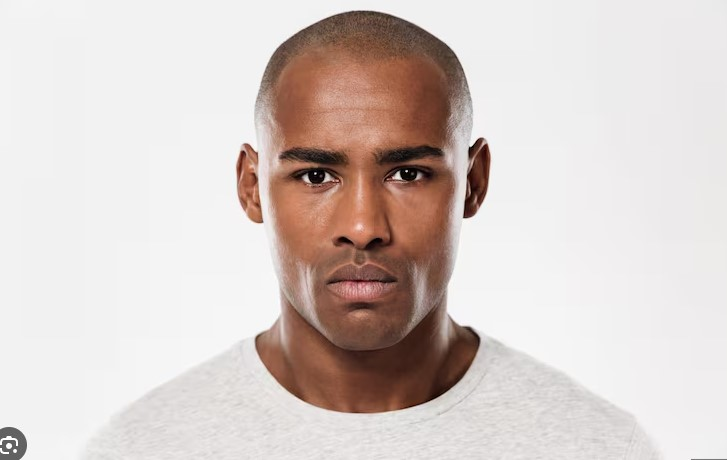
#> input picture face4.jpg, 727 x 460 px
$ jupyter execute Eyes_Catching_HW1.ipynb
#> lines starting #> are read from the running program, lines starting #| are printed output that depends on the picture; after the words box and inside, x2 and y2 are one past the last pixel; in counts of white or black regions, pixels touching at a corner belong together
<a href="https://colab.research.google.com/github/WeiDeHuang1019/eyes-catching/blob/main/Eyes_Catching_HW1.ipynb" target="_parent"></a>

# Eyes-Catching 嵌入式影像處理HW1[F114112124黃維得]

## (1)find ROI part

[cell 1]
import numpy as np
import cv2
from google.colab.patches import cv2_imshow

#讀取圖片
im = cv2.imread("face4.jpg")
#> im is the input picture: shape (460, 727, 3); mean B, G, R 200.5, 204.5, 215.4
im_drawCircle = im.copy()
#im = cv2.convertScaleAbs(im, alpha=2, beta=0)
cv2_imshow(im)

#取得圖片寬
img_width=im.shape[1]
#> img_width = 727
#dot = int(img_width/10)
print("Image Width =", img_width)
#| Image Width = 727

#轉灰階
img_gray = cv2.cvtColor(im, cv2.COLOR_BGR2GRAY)
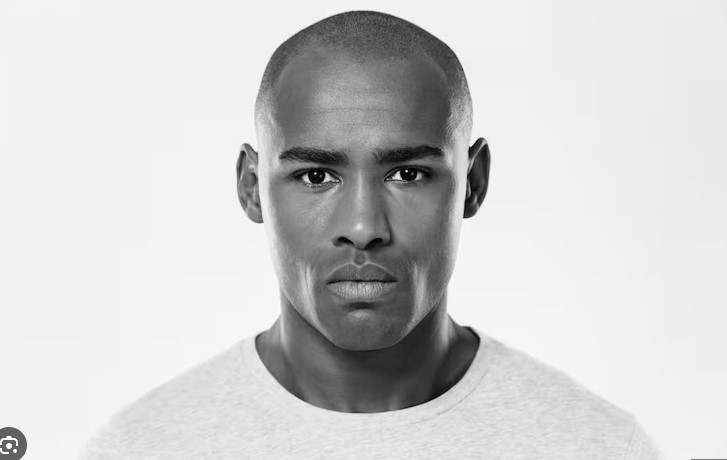
#> img_gray: shape (460, 727); min 0, max 255, mean 207.3
cv2_imshow(img_gray)

#二質化
A, th = cv2.threshold(img_gray, 215, 255, cv2.THRESH_BINARY_INV)
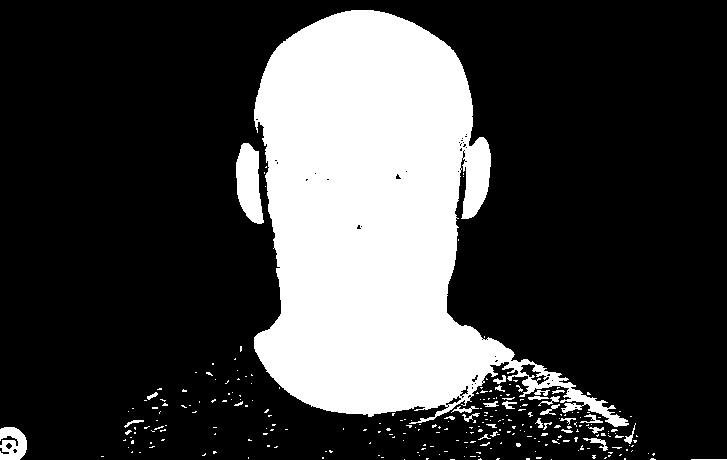
#> th: shape (460, 727); 25.1% white; 267 white regions (235 under 20 px), largest, box (x1, y1, x2, y2) and area: (254, 10, 629, 427) 79056, (236, 143, 264, 224) 1574, (0, 427, 27, 460) 678
cv2_imshow(th)

#逐列掃描分析輪廓分布 ->找臉中心
H, W = th.shape
#> H = 460; W = 727
x_centers = []
rows = []
for y in range(H):
    xs = np.where(th[y] > 0)[0]  # 找這一列所有「人」的 pixel
    if len(xs) < 10:  # 太少代表不是有效列（例如雜訊）
        continue
    x_left = xs[0]
    x_right = xs[-1]
    width = x_right - x_left
    x_mid = (x_left + x_right) / 2.0
    x_centers.append(x_mid)
    rows.append((y, x_left, x_right, width, x_mid))
#> this loop made 460 passes
#> (x_left, x_right, width, x_mid) on passes 11 to 13: (351, 373, 22, 362), (345, 379, 34, 362), (341, 384, 43, 362.5)
#> after the loop, rows = 450 items, first 6: (10, 351, 373, 22, 362), (11, 345, 379, 34, 362), (12, 341, 384, 43, 362.5), (13, 337, 388, 51, 362.5), (14, 334, 391, 57, 362.5), (15, 331, 394, 63, 362.5); x_centers = 450 values, max 523.5 at index 407, min 303 at index 447, mean 366.3
x_face = int(np.median(x_centers)) #臉中心(x軸)
#> x_face = 363
print("Face center x =", x_face)
#| Face center x = 363

# 抓頭頂位置
y_top = rows[0][0] #頭頂位置(y軸)
#> y_top = 10
print("y_top =", y_top)
#| y_top = 10
ys = np.array([r[0] for r in rows])
#> ys = 450 values from 10 to 459
widths = np.array([r[3] for r in rows])
#> widths = 450 values, max 726 at index 449, min 22 at index 0, mean 257.2

# 抓脖子位置
y_min_search = int(H * 0.15)
#> y_min_search = 69
y_max_search = int(H * 0.65)
#> y_max_search = 299
candidate = [(y, w) for (y, _, _, w, _) in rows if y_min_search <= y <= y_max_search]
#> candidate = 231 pairs, first value 69 to 299, second value 166 to 254
y_vals = np.array([c[0] for c in candidate])
#> y_vals = 231 values from 69 to 299
w_vals = np.array([c[1] for c in candidate])
#> w_vals = 231 values, max 254 at index 93, min 166 at index 225, mean 211.5
idx = np.argmin(w_vals)
#> idx = 225
y_neck = int(y_vals[idx]) #脖子位置(y軸)
#> y_neck = 294
print("y_neck =", y_neck)
#| y_neck = 294

# 定義單位長度
dot = int((y_neck - y_top)/10)
#> dot = 28
print("dot =", dot)
#| dot = 28

# 抓眼睛位置
head_h = y_neck - y_top
#> head_h = 284
y_eye_center = int(y_top + 0.55 * head_h) #眼睛位置(y軸)
#> y_eye_center = 166
y1 = int(y_top + 0.25 * head_h)
#> y1 = 81
y2 = int(y_top + 0.50 * head_h)
#> y2 = 152
print("eye center y =", y_eye_center)
#| eye center y = 166
print("eye ROI y-range =", y1, y2)
#| eye ROI y-range = 81 152

# 以臉與眼睛中心，畫 ROI 範圍
x1 = max(x_face - int(dot*3), 0)
#> x1 = 279
y1 = max(y_eye_center - int(dot*1.2), 0)
#> y1 = 133
x2 = min(x_face + int(dot*3), im.shape[1])
#> x2 = 447
y2 = min(y_eye_center + int(dot*1.2), im.shape[0])
#> y2 = 199
box_width = x2 - x1
#> box_width = 168
box_height = y2 - y1
#> box_height = 66
roi = im[y1:y2, x1:x2].copy()
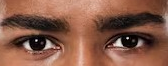
#> roi: shape (66, 168, 3); mean B, G, R 71.8, 90.2, 136
cv2.rectangle(im, (x1, y1), (x2, y2), (255, 0, 0), 2)
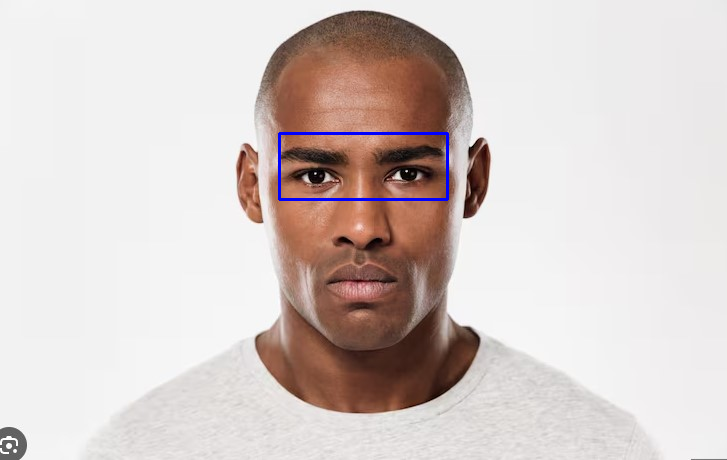
#> im: shape (460, 727, 3); 0.42% of pixels changed, all inside (x1, y1, x2, y2) = (278, 132, 449, 201)
cv2_imshow(im)

##(2)find eyeball part

二質化粗略抓出瞳孔區塊

[cell 2]
im_drawCircle = im.copy()
cv2_imshow(roi)
# 高斯模糊
#roi = cv2.GaussianBlur(roi, (9, 9), 0)
# 轉灰階
roi_gray = cv2.cvtColor(roi, cv2.COLOR_BGR2GRAY)
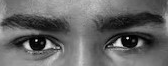
#> roi_gray: shape (66, 168); min 0, max 244, mean 101.8
cv2_imshow(roi_gray)
# 二質化抓最黑瞳孔
th = np.percentile(roi_gray, 1) # 自適應找最黑的 5%
#> th = 5
_, th_in_roi = cv2.threshold(roi_gray, th, 255, cv2.THRESH_BINARY_INV)
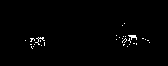
#> th_in_roi: shape (66, 168); 1% white in thin lines or dots, all inside (x1, y1, x2, y2) = (25, 23, 150, 49)
cv2_imshow(th_in_roi)
# open
th_in_roi = cv2.morphologyEx(th_in_roi, cv2.MORPH_CLOSE, np.ones((int(box_height/10), int(box_height/10)), np.uint8))
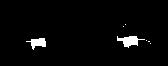
#> th_in_roi: shape (66, 168); 2.7% white; 7 white regions (5 under 20 px), largest, box (x1, y1, x2, y2) and area: (117, 36, 145, 48) 166, (26, 38, 46, 50) 127
cv2_imshow(th_in_roi)

抓出兩群的群心位置

[cell 3]
# 找連通元件
num_labels, labels, stats, centroids = cv2.connectedComponentsWithStats(th_in_roi, connectivity=8)
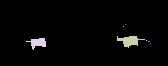
#> labels: shape (66, 168) int32; 8 distinct labels, from 0 to 7; one colour per label, 0 black
#> num_labels = 8; stats = [[0, 0, 168, 66, 10789], [125, 24, 1, 1, 1], [123, 26, 1, 1, 1], [117, 36, 28, 12, 166], [26, 38, 20, 12, 127], [146, 40, 1, 1, 1], [148, 41, 2, 1, 2], [150, 43, 1, 1, 1]]; centroids = [[83.31, 32.26], [125, 24], [123, 26], [129.1, 40.45], [37.47, 42.3], [146, 40], [148.5, 41], [150, 43]]

# 收集候選白色群
components = []
for i in range(1, num_labels):   # 0 是背景
    area = stats[i, cv2.CC_STAT_AREA]
    if area > 3:   # 面積門檻，可自己調
        cx, cy = centroids[i]
        components.append({
            "label": i,
            "area": area,
            "cx": cx,
            "cy": cy
        })
#> this loop made 7 passes
#> (area, cx, cy) on passes 3 to 4: (166, 129.1, 40.45), (127, 37.47, 42.3)
#> after the loop, components = 2 items

# 依 x 座標排序（左到右）
components = sorted(components, key=lambda c: c["cx"])

# 如果想只取兩群，可取前兩個面積最大的，或左右各一群
# 這張圖通常直接取面積最大的兩群就可以
components = sorted(components, key=lambda c: c["area"], reverse=True)[:2]
components = sorted(components, key=lambda c: c["cx"])  # 再排成左、右

# 畫結果
result = cv2.cvtColor(th_in_roi, cv2.COLOR_GRAY2BGR)

for idx, comp in enumerate(components):
    cx, cy = int(comp["cx"]), int(comp["cy"])
    cv2.circle(result, (cx, cy), 3, (0, 0, 255), -1)
    cv2.putText(result, f"({cx},{cy})", (cx+5, cy-5),
                cv2.FONT_HERSHEY_SIMPLEX, 0.35, (0,255,0), 1)
    print(f"group {idx+1}: center = ({cx}, {cy}), area = {comp['area']}")
#> this loop made 2 passes
#> (comp, cx, cy) on passes 1 to 2: ({'label': 4, 'area': 127, 'cx': 37.47, 'cy': 42.3}, 37, 42), ({'label': 3, 'area': 166, 'cx': 129.1, 'cy': 40.45}, 129, 40)
#| group 1: center = (37, 42), area = 127
#| group 2: center = (129, 40), area = 166
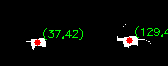
#> result: shape (66, 168, 3); mean B, G, R 5.5, 9.5, 6.8

cv2_imshow(result)
im_drawCircle = im.copy()

for idx, comp in enumerate(components):
    cx, cy = int(comp["cx"]), int(comp["cy"])
    cv2.circle(im_drawCircle, (cx+x1, cy+y1), int(box_height/20), (0, 0, 255), -1)
    cv2.putText(im_drawCircle, f"({cx+x1},{cy+y1})", (cx+x1+5, cy+y1-5),
                cv2.FONT_HERSHEY_SIMPLEX, 0.35, (0,255,0), 1)
    print(f"group {idx+1}: center = ({cx+x1}, {cy+y1}), area = {comp['area']}")
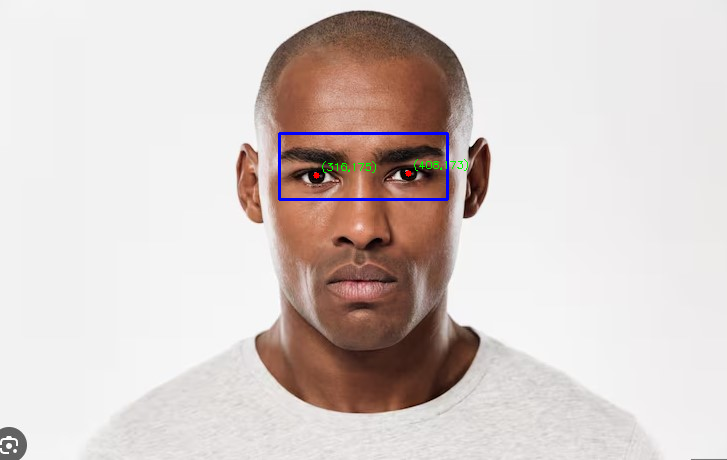
#> im_drawCircle: shape (460, 727, 3); 0.09% of pixels changed, all inside (x1, y1, x2, y2) = (313, 159, 468, 179)
cv2_imshow(im_drawCircle)

$ run again, with face2.jpg copied over face4.jpg
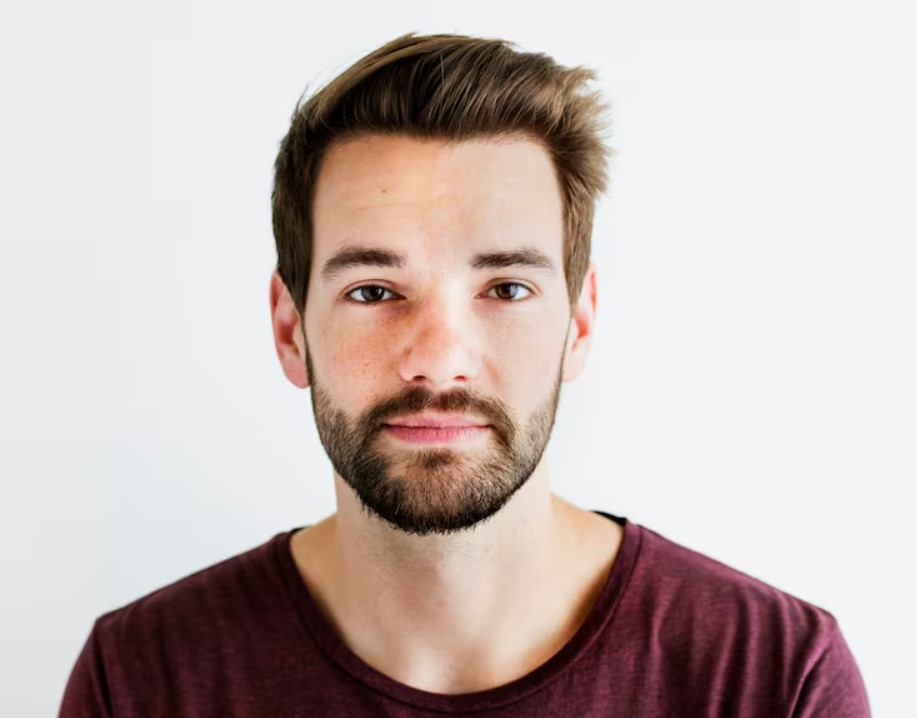
#> input picture face2.jpg, 917 x 718 px
#> im is the input picture: shape (718, 917, 3); mean B, G, R 180.6, 184, 197.9
#| Image Width = 917
#> the loop `for y in range(H):` made 718 passes
#> (x_left, x_right, width, x_mid) on passes 34 to 36: (407, 453, 46, 430), (405, 456, 51, 430.5), (402, 469, 67, 435.5)
#> after the loop `for y in range(H):`: rows = 685 items, first 6: (33, 407, 453, 46, 430), (34, 405, 456, 51, 430.5), (35, 402, 469, 67, 435.5), (36, 399, 470, 71, 434.5), (37, 398, 482, 84, 440), (38, 396, 499, 103, 447.5); x_centers = 685 values, max 476.5 at index 490, min 420.5 at index 320, mean 446.3
#> x_face = 440
#| Face center x = 440
#> y_top = 33
#| y_top = 33
#> ys = 685 values from 33 to 717
#> widths = 685 values, max 816 at index 681, min 46 at index 0, mean 388.8
#> candidate = 360 pairs, first value 107 to 466, second value 205 to 336
#> y_vals = 360 values from 107 to 466
#> w_vals = 360 values, max 336 at index 72, min 205 at index 359, mean 298.2
#> idx = 359
#> y_neck = 466
#| y_neck = 466
#> dot = 43
#| dot = 43
#> head_h = 433
#> y_eye_center = 271
#> `y1 = int(y_top + 0.25 * head_h)`: y1 = 141
#> `y2 = int(y_top + 0.50 * head_h)`: y2 = 249
#| eye center y = 271
#| eye ROI y-range = 141 249
#> x1 = 311
#> `y1 = max(y_eye_center - int(dot*1.2), 0)`: y1 = 220
#> x2 = 569
#> `y2 = min(y_eye_center + int(dot*1.2), im.shape[0])`: y2 = 322
#> box_width = 258
#> box_height = 102
#> im: shape (718, 917, 3); 0.33% of pixels changed, all inside (x1, y1, x2, y2) = (310, 219, 571, 324)
#> `th = np.percentile(roi_gray, 1)`: th = 26
#> labels: shape (102, 258) int32; 8 distinct labels, from 0 to 7
#> num_labels = 8; stats = [[0, 0, 258, 102, 25880], [53, 38, 6, 3, 8], [187, 39, 2, 1, 2], [193, 41, 1, 1, 1], [185, 65, 21, 15, 162], [44, 67, 31, 15, 245], [37, 74, 2, 2, 3], [86, 75, 9, 5, 15]]; centroids = [[128.8, 50.14], [55.25, 39], [187.5, 39], [193, 41], [193.5, 70.91], [62.64, 73.33], [37.33, 74.33], [89, 78.2]]
#> the loop `for i in range(1, num_labels):` made 7 passes
#> (area, cx, cy) on passes 4 to 5: (162, 193.5, 70.91), (245, 62.64, 73.33)
#> after the loop `for i in range(1, num_labels):`: components = 4 items
#> `components = sorted(components, key=lambda c: c["area"], reverse=True)..`: components = 2 items
#> the loop `for idx, comp in enumerate(components):` made 2 passes
#> (comp, cx, cy) on passes 1 to 2: ({'label': 5, 'area': 245, 'cx': 62.64, 'cy': 73.33}, 62, 73), ({'label': 4, 'area': 162, 'cx': 193.5, 'cy': 70.91}, 193, 70)
#> (printed output is left out)
#> after the loop `for idx, comp in enumerate(components):`:
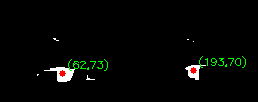
#> result: shape (102, 258, 3); mean B, G, R 3.6, 5.7, 4.2
#> after the loop `for idx, comp in enumerate(components):`:
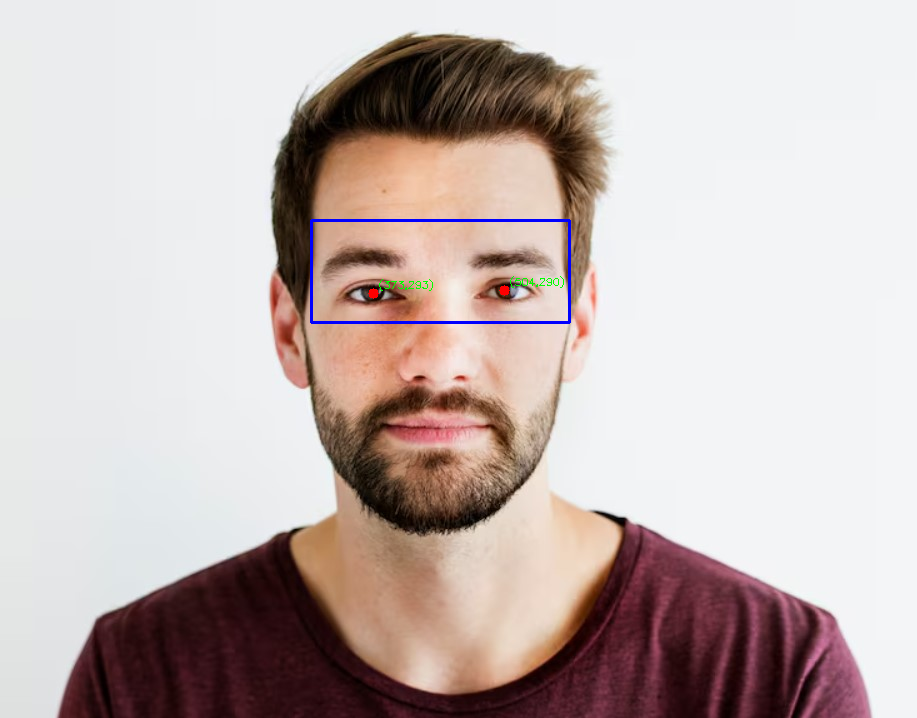
#> im_drawCircle: shape (718, 917, 3); mean B, G, R 180.9, 183.5, 197.2

$ run again, with face3.jpg copied over face4.jpg
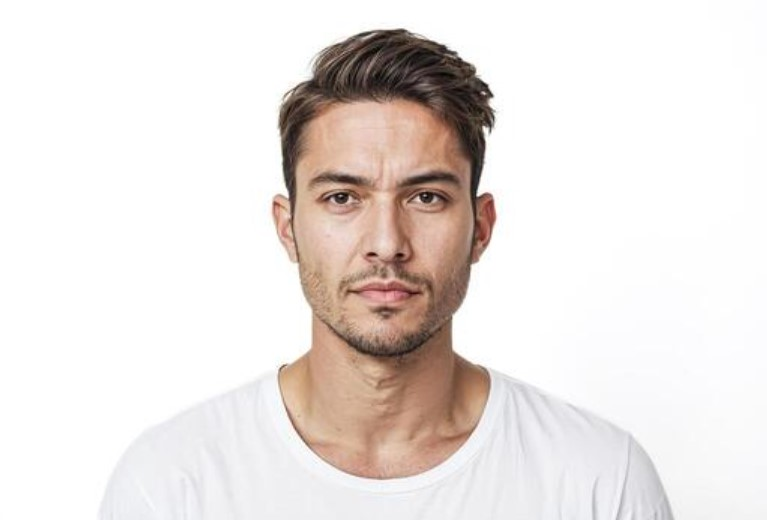
#> input picture face3.jpg, 767 x 520 px
#> im is the input picture: shape (520, 767, 3); mean B, G, R 224, 227.1, 233.8
#| Image Width = 767
#> the loop `for y in range(H):` made 520 passes
#> (x_left, x_right, width, x_mid) on passes 30 to 32: (377, 406, 29, 391.5), (371, 407, 36, 389), (364, 409, 45, 386.5)
#> after the loop `for y in range(H):`: rows = 491 items, first 6: (29, 377, 406, 29, 391.5), (30, 371, 407, 36, 389), (31, 364, 409, 45, 386.5), (32, 361, 411, 50, 386), (33, 358, 417, 59, 387.5), (34, 355, 420, 65, 387.5); x_centers = 491 values, max 641.5 at index 451, min 379 at index 334, mean 417.7
#> x_face = 385
#| Face center x = 385
#> y_top = 29
#| y_top = 29
#> ys = 491 values from 29 to 519
#> widths = 491 values, max 333 at index 412, min 29 at index 0, mean 194.3
#> candidate = 261 pairs, first value 78 to 338, second value 139 to 224
#> y_vals = 261 values from 78 to 338
#> w_vals = 261 values, max 224 at index 137, min 139 at index 248, mean 191.5
#> idx = 248
#> y_neck = 326
#| y_neck = 326
#> dot = 29
#| dot = 29
#> head_h = 297
#> y_eye_center = 192
#> `y1 = int(y_top + 0.25 * head_h)`: y1 = 103
#> `y2 = int(y_top + 0.50 * head_h)`: y2 = 177
#| eye center y = 192
#| eye ROI y-range = 103 177
#> x1 = 298
#> `y1 = max(y_eye_center - int(dot*1.2), 0)`: y1 = 158
#> x2 = 472
#> `y2 = min(y_eye_center + int(dot*1.2), im.shape[0])`: y2 = 226
#> box_width = 174
#> box_height = 68
#> im: shape (520, 767, 3); 0.36% of pixels changed, all inside (x1, y1, x2, y2) = (297, 157, 474, 228)
#> `th = np.percentile(roi_gray, 1)`: th = 36
#> labels: shape (68, 174) int32; 7 distinct labels, from 0 to 6
#> num_labels = 7; stats = [[0, 0, 174, 68, 11662], [126, 19, 14, 4, 31], [46, 23, 1, 1, 1], [117, 24, 4, 2, 5], [123, 35, 25, 10, 77], [38, 36, 13, 7, 54], [30, 41, 2, 1, 2]]; centroids = [[86.28, 33.48], [132.1, 20.87], [46, 23], [118.4, 24.8], [131.7, 38.39], [43.87, 38.5], [30.5, 41]]
#> the loop `for i in range(1, num_labels):` made 6 passes
#> (area, cx, cy) on passes 1, 4, 5: (31, 132.1, 20.87), (77, 131.7, 38.39), (54, 43.87, 38.5)
#> after the loop `for i in range(1, num_labels):`: components = 4 items
#> `components = sorted(components, key=lambda c: c["area"], reverse=True)..`: components = 2 items
#> the loop `for idx, comp in enumerate(components):` made 2 passes
#> (comp, cx, cy) on passes 1 to 2: ({'label': 5, 'area': 54, 'cx': 43.87, 'cy': 38.5}, 43, 38), ({'label': 4, 'area': 77, 'cx': 131.7, 'cy': 38.39}, 131, 38)
#> (printed output is left out)
#> after the loop `for idx, comp in enumerate(components):`:
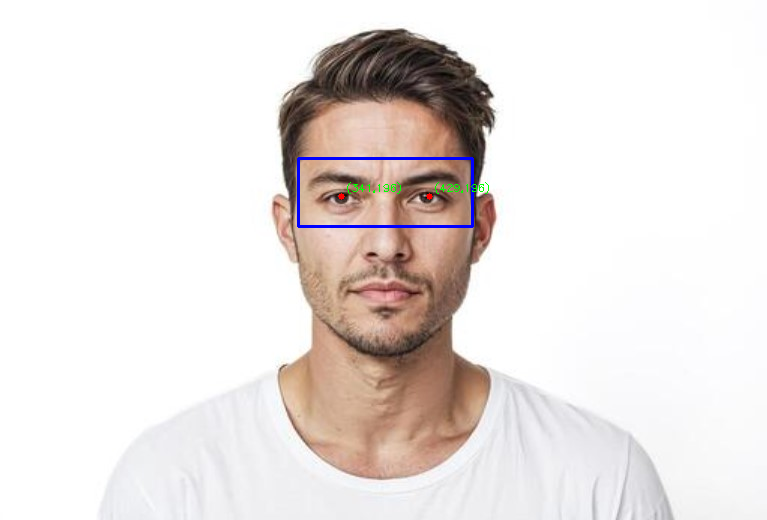
#> im_drawCircle: shape (520, 767, 3); mean B, G, R 224.4, 226.6, 233
